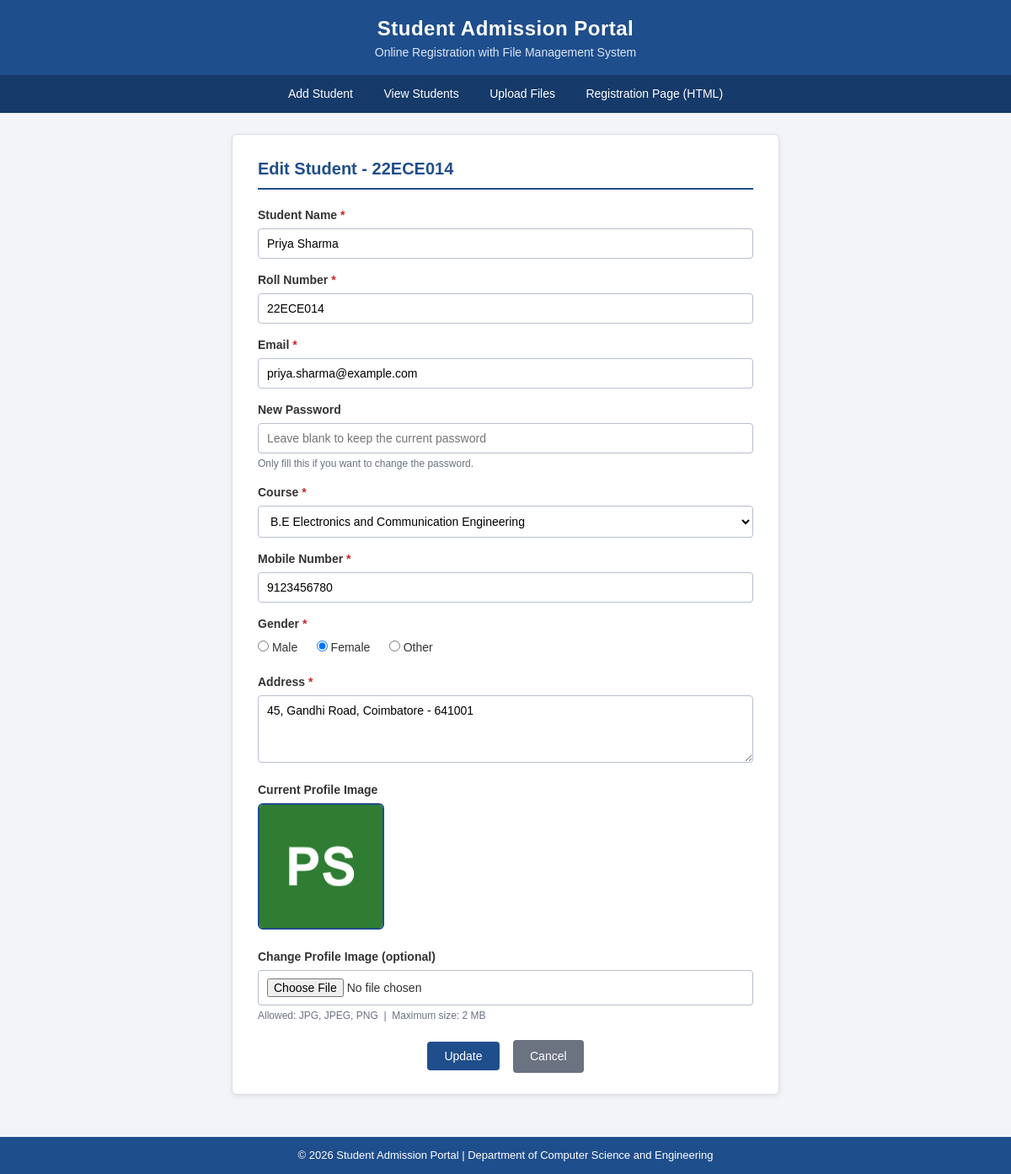
Page /PHP/edit_student.php?id=2 on the committed database.
### tables this page shows
CREATE TABLE students (
    student_id    INT AUTO_INCREMENT,                  
    name          VARCHAR(100)  NOT NULL,              
    roll_number   VARCHAR(20)   NOT NULL,              
    email         VARCHAR(100)  NOT NULL,              
    password      VARCHAR(255)  NOT NULL,              
    course        VARCHAR(50)   NOT NULL,              
    mobile        CHAR(10)      NOT NULL,              
    gender        ENUM('Male','Female','Other') NOT NULL,
    address       TEXT          NOT NULL,              
    profile_image VARCHAR(255)  DEFAULT NULL,          
    created_at    TIMESTAMP     NOT NULL DEFAULT CURRENT_TIMESTAMP,  

     
    CONSTRAINT pk_students PRIMARY KEY (student_id),

     
    CONSTRAINT uq_students_roll  UNIQUE (roll_number),
    CONSTRAINT uq_students_email UNIQUE (email)
);

### PHP/db.php (called while the page is built, shortened)
<?php
function e($text)
{
    return htmlspecialchars((string)$text, ENT_QUOTES, 'UTF-8');
}

### PHP/edit_student.php (the view, shortened to what this page needs)
<?php
require_once 'db.php';
$id = filter_input(INPUT_GET, 'id', FILTER_VALIDATE_INT);
try {
    $stmt = $conn->prepare('SELECT * FROM students WHERE student_id = ?');
    $stmt->bind_param('i', $id);
    $stmt->execute();
    $student = $stmt->get_result()->fetch_assoc();
} catch (mysqli_sql_exception $ex) {
    set_flash('error', 'Database error: ' . $ex->getMessage());
    redirect('view_students.php');
}
$values = $_SESSION['old_input'] ?? $student;
include 'header.php';
?>
<div class="card form-card">
    <h2>Edit Student - <?php echo e($student['roll_number']); ?></h2>
    <form action="update_student.php" method="post" enctype="multipart/form-data"
          onsubmit="return validateForm('edit')" novalidate>
        <div class="form-group">
            <label for="name">Student Name <span class="required">*</span></label>
            <input type="text" id="name" name="name" maxlength="100" value="<?php echo e($values['name']); ?>">
        </div>
        <div class="form-group">
            <label for="roll_number">Roll Number <span class="required">*</span></label>
            <input type="text" id="roll_number" name="roll_number" maxlength="20" value="<?php echo e($values['roll_number']); ?>">
        </div>
        <div class="form-group">
            <label for="email">Email <span class="required">*</span></label>
            <input type="email" id="email" name="email" maxlength="100" value="<?php echo e($values['email']); ?>">
        </div>
        <div class="form-group">
            <label for="password">New Password</label>
            <input type="password" id="password" name="password" maxlength="50" placeholder="Leave blank to keep the current password">
            <span class="hint">Only fill this if you want to change the password.</span>
        </div>
        <div class="form-group">
            <label for="course">Course <span class="required">*</span></label>
            <select id="course" name="course">
                <?php foreach (COURSES as $course): ?>
                    <option value="<?php echo e($course); ?>" <?php echo ($values['course'] === $course) ? 'selected' : ''; ?>>
                        <?php echo e($course); ?>
                    </option>
                <?php endforeach; ?>
            </select>
        </div>
        <div class="form-group">
            <label for="mobile">Mobile Number <span class="required">*</span></label>
            <input type="text" id="mobile" name="mobile" maxlength="10" value="<?php echo e($values['mobile']); ?>">
        </div>
        <div class="form-group">
            <label>Gender <span class="required">*</span></label>
            <div class="radio-group">
                <?php foreach (GENDERS as $gender): ?>
                    <label>
                        <input type="radio" name="gender" value="<?php echo $gender; ?>"
                            <?php echo ($values['gender'] === $gender) ? 'checked' : ''; ?>>
                        <?php echo $gender; ?>
                    </label>
                <?php endforeach; ?>
            </div>
        </div>
        <div class="form-group">
            <label for="address">Address <span class="required">*</span></label>
            <textarea id="address" name="address" rows="3"><?php echo e($values['address']); ?></textarea>
        </div>
        <div class="form-group">
            <label>Current Profile Image</label>
            <?php if (!empty($student['profile_image']) && is_file(__DIR__ . '/' . $student['profile_image'])): ?>
                <img src="<?php echo e($student['profile_image']); ?>" class="profile-img" alt="Current photo">
            <?php else: ?>
                <span class="no-image large">No Image</span>
            <?php endif; ?>
        </div>
        <div class="form-group">
            <label for="profile_image">Change Profile Image (optional)</label>
            <input type="file" id="profile_image" name="profile_image" accept=".jpg,.jpeg,.png"
                   onchange="previewImage(this, 'imagePreview')">
            <span class="hint">Allowed: JPG, JPEG, PNG &nbsp;|&nbsp; Maximum size: 2 MB</span>
        </div>
        <div class="button-row">
            <input type="submit" class="btn btn-primary" value="Update">
            <a href="student_details.php?id=<?php echo $student['student_id']; ?>" class="btn btn-secondary">Cancel</a>
        </div>
    </form>
</div>
<?php include 'footer.php'; ?>

### Frontend/style.css (style rules this page uses)
* { margin: 0; padding: 0; box-sizing: border-box; }
body { font-family: Arial, Helvetica, sans-serif; background-color: #f2f4f7; color: #333333; line-height: 1.5; min-height: 100vh; display: flex; flex-direction: column; }
a { color: #1f4e8c; }
.card { background-color: #ffffff; border: 1px solid #d9dee5; border-radius: 6px; box-shadow: 0 2px 6px rgba(0, 0, 0, 0.08); padding: 25px 30px; margin: 0 auto 25px auto; }
.form-card { max-width: 650px; }
.card h2 { color: #1f4e8c; font-size: 20px; border-bottom: 2px solid #1f4e8c; padding-bottom: 8px; margin-bottom: 20px; }
.form-group { margin-bottom: 15px; }
.form-group label { display: block; font-weight: bold; font-size: 14px; margin-bottom: 5px; }
.required { color: #c62828; }
.form-group input[type="text"], .form-group input[type="email"], .form-group input[type="password"], .form-group input[type="file"], .form-group select, .form-group textarea { width: 100%; padding: 9px 10px; font-size: 14px; border: 1px solid #b8c0cc; border-radius: 4px; background-color: #ffffff; font-family: inherit; }
.form-group textarea { resize: vertical; min-height: 80px; }
.radio-group label { display: inline-block; font-weight: normal; margin-right: 18px; }
.hint { display: block; font-size: 12px; color: #6b7280; margin-top: 3px; }
.btn { display: inline-block; padding: 9px 20px; font-size: 14px; border: none; border-radius: 4px; cursor: pointer; text-decoration: none; color: #ffffff; font-family: inherit; }
.btn-primary { background-color: #1f4e8c; }
.btn-secondary { background-color: #6b7280; }
.button-row { text-align: center; margin-top: 20px; }
.button-row .btn { margin: 0 6px; }
.profile-img { width: 150px; height: 150px; object-fit: cover; border-radius: 6px; border: 2px solid #1f4e8c; }

### rows in the picture
students: roll_number "22ECE014", name "Priya Sharma", email "priya.sharma@example.com", mobile "9123456780", gender "☐ Male", gender "☑ Female", gender "☐ Other", address "45, Gandhi Road, Coimbatore - 641001", profile_image (picture)

### other values in the picture
$gender "Male"
$gender "Female"
$gender "Other"
form field course "B.E Electronics and Communication Engineering"
